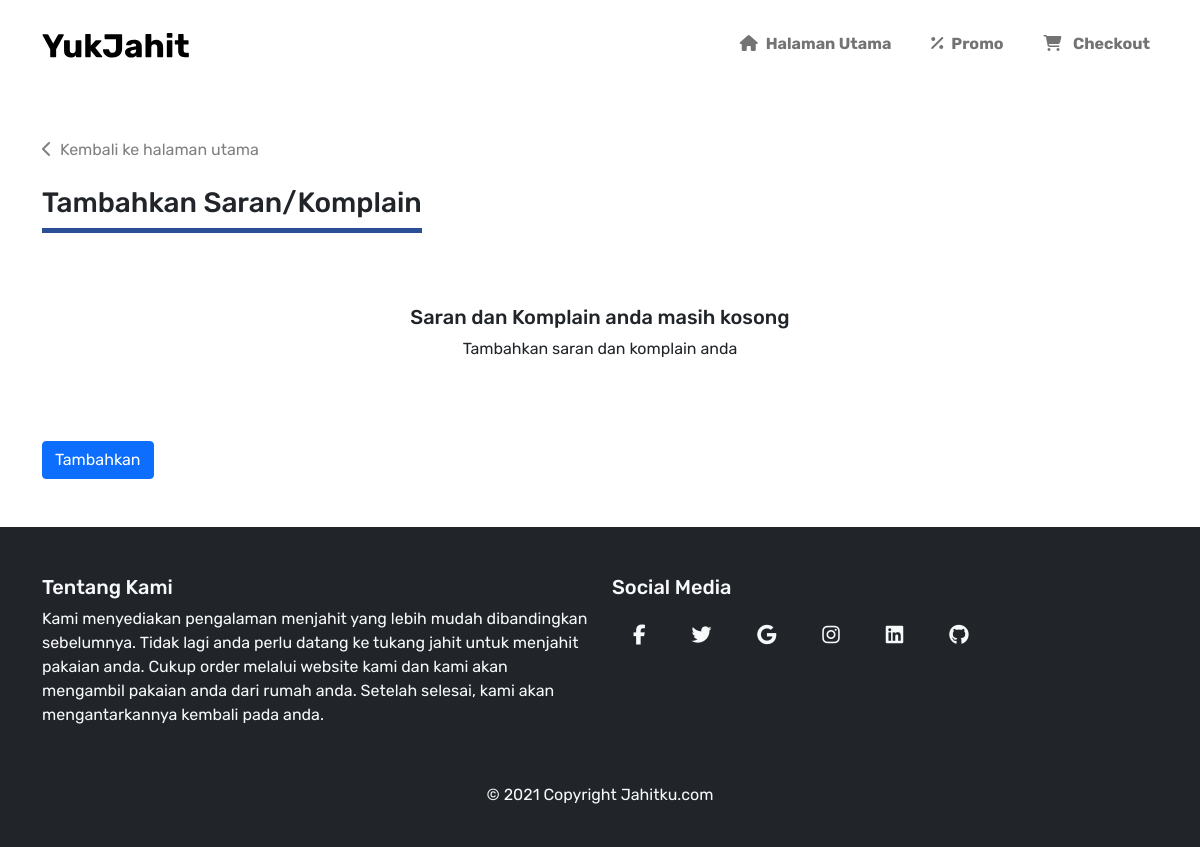
The app's page /complaint.php (signed in), older data.
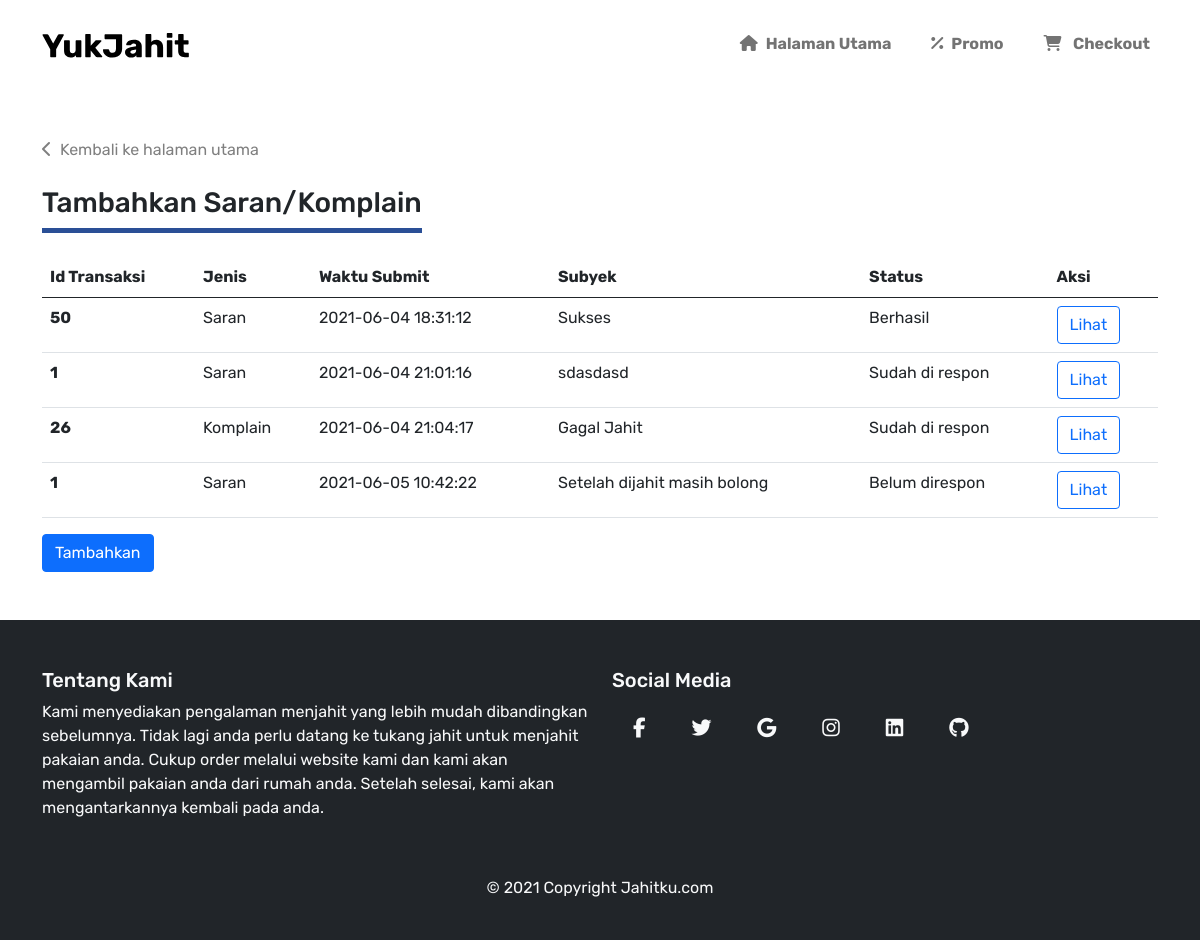
The same page, newer data.
### tables this page shows
CREATE TABLE `saran_komplain` (
  `id` int(11) NOT NULL,
  `id_pengguna` int(11) NOT NULL,
  `id_transaksi` int(11) NOT NULL,
  `jenis` varchar(20) NOT NULL,
  `waktu` datetime NOT NULL,
  `subyek` varchar(50) NOT NULL,
  `pesan` varchar(500) NOT NULL,
  `statusPesan` varchar(30) NOT NULL,
  `responPesan` varchar(500) DEFAULT NULL
);

### complaint.php (the view, shortened to what this page needs)
<?php
include "server/connection.php";
$email = $_SESSION['email'];
$query_getprofile = mysqli_query($connect, "CALL getUserEmail('$email')");
$data_getprofile = mysqli_fetch_array($query_getprofile);
$id = $data_getprofile['id'];
mysqli_next_result($connect);
$query_getsarankomplain = mysqli_query($connect, "CALL getSaranKomplainID('$id')");
$data_querysarankomplain = mysqli_num_rows($query_getsarankomplain);
?>
<!DOCTYPE html>
<html lang="en">
<head>
    <?php
    include "assets/components/header.php"
    ?>
    <link rel="stylesheet" href="assets/css/style.css">
</head>
<body>
    <?php
    include "assets/components/navbar-profil.php"
    ?>
    <div class="container mt-5 mb-5">
        <a href="index.php" class="text-black-50 mt-5" style="text-decoration: none;"><i class="fas fa-chevron-left me-2"></i>Kembali ke halaman utama</a>
        <div class="heading mb-4 mt-4">
            <h3>Tambahkan Saran/Komplain</h3>
        </div>
        <table class="table">
            <?php
            if ($data_querysarankomplain == 0) {
                echo "<div class='text-center py-5'>";
                echo "<h5>Saran dan Komplain anda masih kosong</h5>";
                echo "<p>Tambahkan saran dan komplain anda</p>";
                echo "</div>";
            } else {
            ?>
                <thead>
                    <tr>
                        <th scope="col">Id Transaksi</th>
                        <th scope="col">Jenis</th>
                        <th scope="col">Waktu Submit</th>
                        <th scope="col">Subyek</th>
                        <th scope="col">Status</th>
                        <th scope="col">Aksi</th>
                    </tr>
                </thead>
                <tbody>
                <?php
                $nomor = 0;
                while ($data_getsarankomplain = mysqli_fetch_array($query_getsarankomplain)) {
                    echo "<tr>";
                    echo "<th scope=row>$data_getsarankomplain[id_transaksi]</th>";
                    echo "<td>$data_getsarankomplain[jenis]</td>";
                    echo "<td>$data_getsarankomplain[waktu]</td>";
                    echo "<td>$data_getsarankomplain[subyek]</td>";
                    echo "<td>$data_getsarankomplain[statusPesan]</td>";
                    echo "<td><button type='button' class='btn btn-outline-primary' data-bs-toggle='modal' data-bs-target='#exampleModal$nomor'>Lihat</button></td>";
                    echo "</tr>";
                    $nomor++;
                }
            }
                ?>
                </tbody>
        </table>
        <button type="button" class="btn btn-primary" data-bs-toggle="modal" data-bs-target="#exampleModal">
            Tambahkan
        </button>
    </div>
    <?php
    include "assets/components/footer.php";
    ?>
</body>
</html>

Row changes from the older to the newer data that the page shows:
added saran_komplain: id_transaksi "50", jenis "Saran", waktu "2021-06-04 18:31:12", subyek "Sukses", statusPesan "Berhasil"
added saran_komplain: id_transaksi "1", jenis "Saran", waktu "2021-06-04 21:01:16", subyek "sdasdasd", statusPesan "Sudah di respon"
added saran_komplain: id_transaksi "26", jenis "Komplain", waktu "2021-06-04 21:04:17", subyek "Gagal Jahit", statusPesan "Sudah di respon"
added saran_komplain: id_transaksi "1", jenis "Saran", waktu "2021-06-05 10:42:22", subyek "Setelah dijahit masih bolong", statusPesan "Belum direspon"
Text that changed along with them:
text no longer shown: "Saran dan Komplain anda masih kosong Tambahkan saran dan komplain anda"
text now shown: "Id Transaksi Jenis Waktu Submit Subyek Status Aksi"
